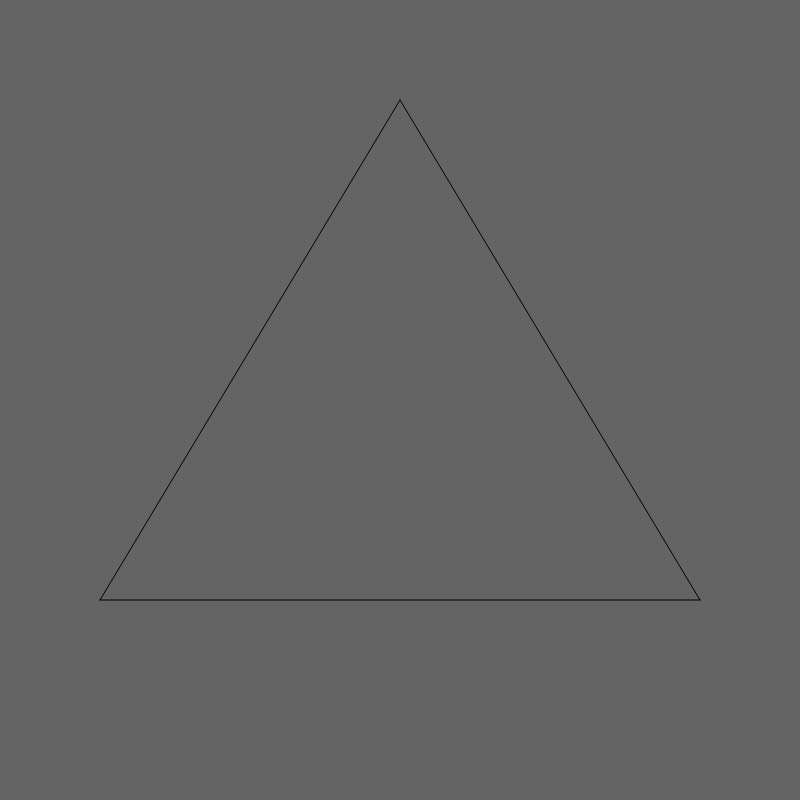
Frame 1 (no input)
Frame 60 (no input): identical to frame 1, image omitted
Frame 120 (the mouse pressed at the canvas centre since frame 60): identical to frame 1, image omitted

The p5.js sketch that drew this single still picture (run headless with seeded random() and noise() and a simulated clock; from frame 60 on, the mouse is pressed at the canvas centre):

// p5.js sketch
// ── sketch.js
// Array ce va contine toate liniile pentru curba lui Koch
let lines = [];

function setup() {
    // Setez marimea canvas-ului sa fie de 800px lungime si 300 inaltime
    createCanvas(800, 800);

    // Creez doi vectori pentru linia initiala
    // let start = createVector(0, height - 50);
    // let end = createVector(width, height - 50);

    // Adaug o linie definita de aceste doua puncte
    // lines.push(new KochLine(start, end));

    let offset = 100;

    /*
        /
       /
      /
     /
    /
    */
    let start = createVector(offset, height - 2 * offset);
    let end = createVector(width / 2, offset);
    console.log(start.dist(end));
    lines.push(new KochLine(start, end));

    /*
    __ __ __ __ __
    */
    start = createVector(width - offset, height - 2 * offset);
    end = createVector(offset, height - 2 * offset);
    console.log(start.dist(end));
    lines.push(new KochLine(start, end));


    /*
    \
     \
      \
       \
        \
    */
    start = createVector(width / 2, offset);
    end = createVector(width - offset, height - 2 * offset);
    console.log(start.dist(end));
    lines.push(new KochLine(start, end));

}

// Deseneaza in fiecare frame
function draw() {
    // Sterge ce a fost desenat anterior setand culoarea fundalului 
    background(100);

    // Pentru fiecare linie
    for (let l of lines) {
        // Deseneaza pe ecran o linie definita de vectorii inceput si final
        line(l.start.x, l.start.y, l.end.x, l.end.y);
    }
}

// Functia va fi apelata la apararea unei taste
function keyPressed() {
    // Daca tasta este spatiu
    if (key == ' ') {
        // Genereaza-mi pe baza liniilor curente un nou set de linii pentru curba lui Koch
        generate();
    }
}

function generate() {
    // Declaram un nou vector ce va contine toate liniile pentru noua curba
    let next = [];

    // Pentru fiecare linie din setul curent de linii
    for (let l of lines) {

        // Defineste vectorii urmatori
        let a = l.start;
        let b = l.kochB();
        let c = l.kochC();
        let d = l.kochD();
        let e = l.end;

        // Stocheaza linii formate din vectorii de mai sus
        next.push(new KochLine(a, b), new KochLine(b, c,), new KochLine(c, d), new KochLine(d, e));
    }

    // Setul de linii curente devine noul set
    lines = next;
}
// ── KochLine.js
// O structura de date ce contine campuri pentru a stoca 2 vectori pentru o linie 
// si metode pentru crearea unor vectori pentru noua curba koch 

class KochLine {
    constructor(start, end) {
        this.start = start;
        this.end = end;
    }

    kochB() {
        // Declar un vector gol
        let v = createVector();

        // Punctul v.x se afla in punctul start.x + o treime din distanta puctelor initiale
        v.x = this.start.x + (this.end.x - this.start.x) / 3.0;

        // Punctul v.y se afla in punctul start.y + o treime din distanta puctelor initiale
        v.y = this.start.y + (this.end.y - this.start.y) / 3.0;

        return v;
    }

    kochC() {
        // Creez un nou vector care sa fie in punctul B
        let c = this.kochB();

        // Creez un vector pe care daca il adun la c 
        let v = createVector((this.end.x - this.start.x) / 3.0, (this.end.y - this.start.y) / 3.0);
        // Rotesc vectorul cu un unghi de 60 de grade
        v.rotate(-radians(60));

        // Adaug vectorul v la c ceea ce il va muta in pozitia corecta 
        c.add(v);
        return c;
    }

    kochD() {
        // Declar un vector gol
        let v = createVector();

        // Punctul v.x se afla in punctul start.x + doua treimi din distanta puctelor initiale
        v.x = this.start.x + (this.end.x - this.start.x) * 2 / 3.0;

        // Punctul v.y se afla in punctul start.x + doua treimi din distanta puctelor initiale
        v.y = this.start.y + (this.end.y - this.start.y) * 2 / 3.0;
        return v;
    }
}
